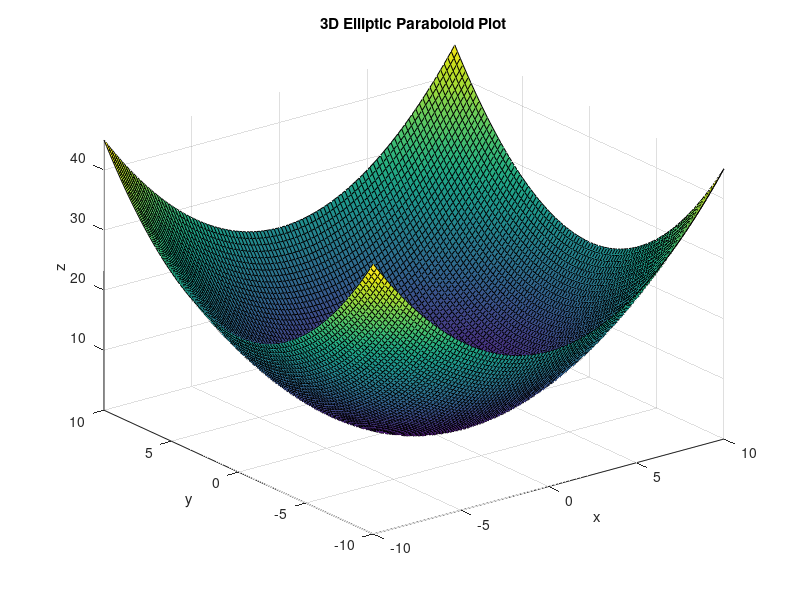

MATLAB code for this plot:
% Define the parameters for the paraboloid
h = 0; % x-coordinate of the vertex
k = 0; % y-coordinate of the vertex
j = 0; % z-coordinate of the vertex (not needed for an elliptic paraboloid)
a = 2; % parameter controlling width in the x direction
b = 2; % parameter controlling width in the y direction
c = 0.9; % parameter controlling the scaling in z

% Define the range for x and y
x = linspace(-10, 10, 100); % 100 points from -10 to 10
y = linspace(-10, 10, 100); % 100 points from -10 to 10

% Create a grid of x and y values
[X, Y] = meshgrid(x, y);

% Calculate the corresponding z values
% Note that we multiply by c to control the scaling and add j to offset if needed
Z = c * (((X - h).^2) ./ a^2 + ((Y - k).^2) ./ b^2);

% Plot the paraboloid
surf(X, Y, Z)

% Customize the plot
xlabel('x')
ylabel('y')
zlabel('z')
title('3D Elliptic Paraboloid Plot')
axis tight
